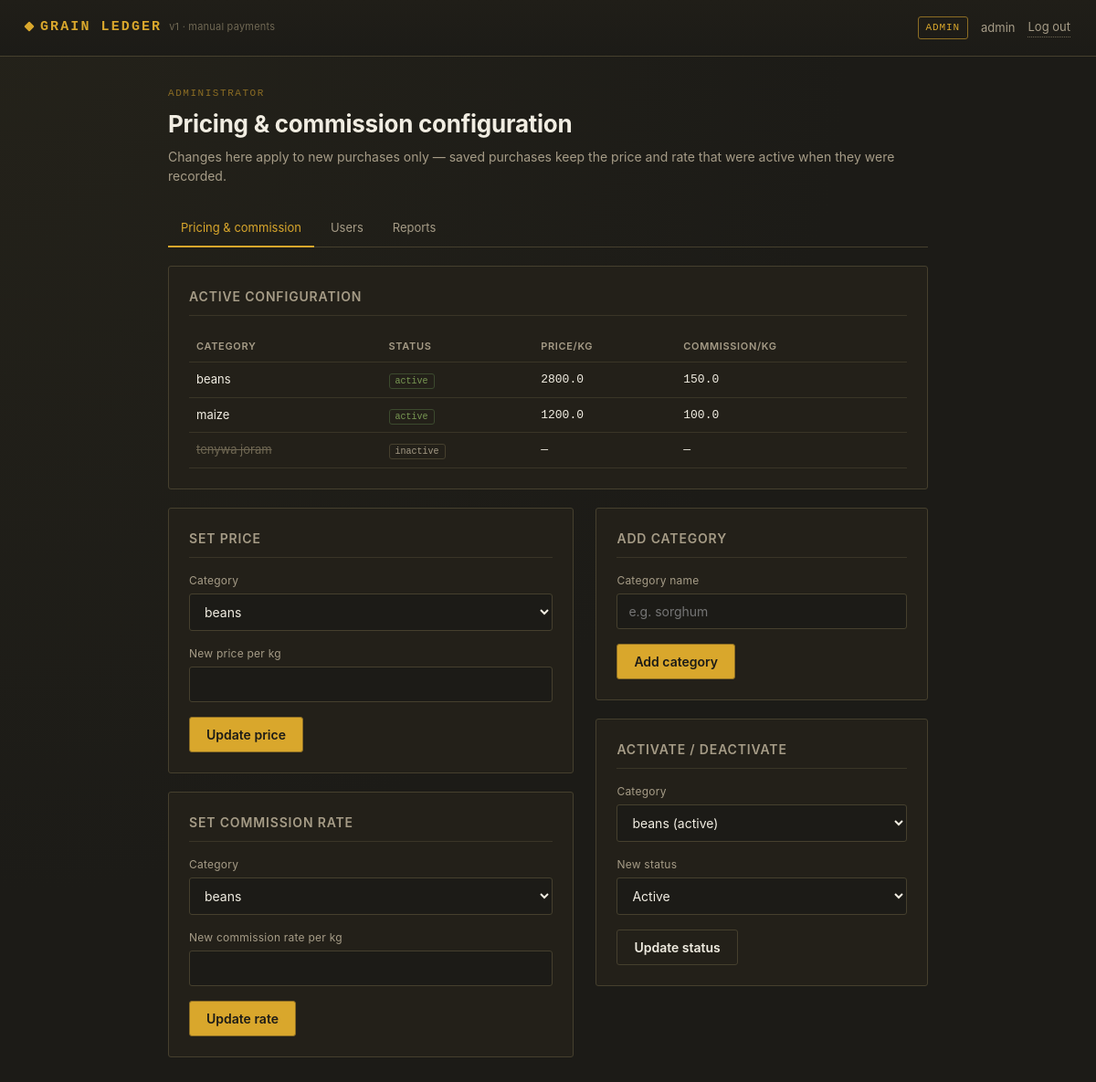
Page /admin (signed in) on the earlier database version.
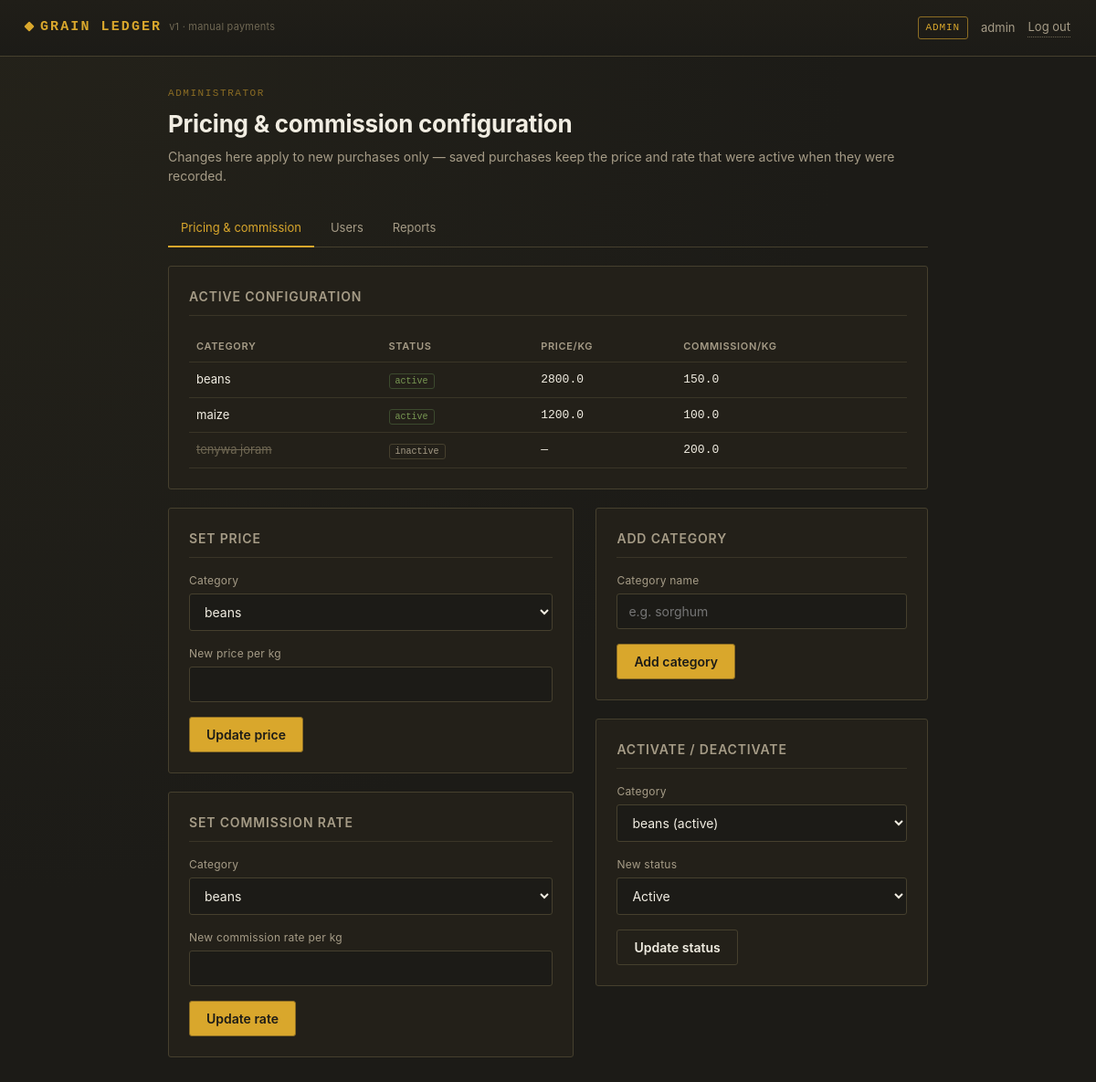
Same page on the later database version.
### tables this page shows
CREATE TABLE grain_prices (
    id INTEGER PRIMARY KEY AUTOINCREMENT,
    category_id INTEGER NOT NULL REFERENCES grain_categories(id),
    price_per_kg REAL NOT NULL CHECK (price_per_kg > 0),
    effective_date TEXT NOT NULL,
    active INTEGER NOT NULL DEFAULT 1
);

CREATE TABLE grain_categories (
    id INTEGER PRIMARY KEY AUTOINCREMENT,
    name TEXT UNIQUE NOT NULL,
    active INTEGER NOT NULL DEFAULT 1
);

CREATE TABLE commission_rates (
    id INTEGER PRIMARY KEY AUTOINCREMENT,
    category_id INTEGER NOT NULL REFERENCES grain_categories(id),
    rate_per_kg REAL NOT NULL CHECK (rate_per_kg > 0),
    effective_date TEXT NOT NULL,
    active INTEGER NOT NULL DEFAULT 1
);

### webapp.py (the view)
@flask_app.route("/admin", endpoint="admin_home")
@login_required("ADMIN")
def admin_home(user):
    config = admin_service.list_active_config()
    categories = admin_service.list_all_categories()
    return render_template("admin.html", config=config, categories=categories)

### app/admin_service.py (called while the page is built)
def list_all_categories(user: CurrentUser | None = None):
    with get_connection() as conn:
        rows = conn.execute(
            "SELECT name, active FROM grain_categories ORDER BY name"
        ).fetchall()
    return [dict(row) for row in rows]

def list_active_config(user: CurrentUser | None = None):
    with get_connection() as conn:
        rows = conn.execute(
            """
            SELECT
                c.name AS category,
                c.active AS category_active,
                p.price_per_kg,
                r.rate_per_kg
            FROM grain_categories c
            LEFT JOIN grain_prices p ON p.category_id = c.id AND p.active = 1
            LEFT JOIN commission_rates r ON r.category_id = c.id AND r.active = 1
            ORDER BY c.name
            """
        ).fetchall()
    return [dict(row) for row in rows]

### app/database.py (called while the page is built)
@contextmanager
def get_connection(db_path: Path = DB_PATH):
    conn = sqlite3.connect(db_path)
    conn.execute("PRAGMA foreign_keys = ON")
    conn.row_factory = sqlite3.Row
    try:
        yield conn
        conn.commit()
    except Exception:
        conn.rollback()
        raise
    finally:
        conn.close()

### web/templates/admin.html (shortened to what this page needs)
{% extends "base.html" %}
{% block content %}
<div class="page-head">
  <p class="eyebrow">Administrator</p>
  <h1>Pricing &amp; commission configuration</h1>
  <p>Changes here apply to new purchases only — saved purchases keep the price and rate that were active when they were recorded.</p>
</div>
<div class="tabs">
  <a href="{{ url_for('admin_home') }}" class="active">Pricing &amp; commission</a>
  <a href="{{ url_for('admin_users') }}">Users</a>
  <a href="{{ url_for('reports_home') }}">Reports</a>
</div>
<section class="panel">
  <h2>Active configuration</h2>
  <table class="config">
    <thead>
      <tr><th>Category</th><th>Status</th><th>Price/kg</th><th>Commission/kg</th></tr>
    </thead>
    <tbody>
      {% for row in config %}
      <tr>
        <td class="{{ '' if row.category_active else 'inactive-name' }}">{{ row.category }}</td>
        <td><span class="tag {{ 'active' if row.category_active else '' }}">{{ 'active' if row.category_active else 'inactive' }}</span></td>
        <td class="num">{{ row.price_per_kg if row.price_per_kg is not none else '—' }}</td>
        <td class="num">{{ row.rate_per_kg if row.rate_per_kg is not none else '—' }}</td>
      </tr>
      {% endfor %}
    </tbody>
  </table>
</section>
<div class="grid-2">
  <div>
    <section class="panel">
      <h2>Set price</h2>
      <form method="post" action="{{ url_for('admin_set_price') }}">
        <div class="field">
          <label for="price_category">Category</label>
          <select id="price_category" name="category" required>
            {% for c in categories %}<option value="{{ c.name }}">{{ c.name }}</option>{% endfor %}
          </select>
        </div>
        <div class="field">
          <label for="price_value">New price per kg</label>
          <input type="number" step="0.01" min="0.01" id="price_value" name="price_per_kg" required>
        </div>
        <button type="submit">Update price</button>
      </form>
    </section>
    <section class="panel">
      <h2>Set commission rate</h2>
      <form method="post" action="{{ url_for('admin_set_commission') }}">
        <div class="field">
          <label for="rate_category">Category</label>
          <select id="rate_category" name="category" required>
            {% for c in categories %}<option value="{{ c.name }}">{{ c.name }}</option>{% endfor %}
          </select>
        </div>
        <div class="field">
          <label for="rate_value">New commission rate per kg</label>
          <input type="number" step="0.01" min="0.01" id="rate_value" name="rate_per_kg" required>
        </div>
        <button type="submit">Update rate</button>
      </form>
    </section>
  </div>
  <div>
    <section class="panel">
      <h2>Add category</h2>
      <form method="post" action="{{ url_for('admin_add_category') }}">
        <div class="field">
          <label for="new_category">Category name</label>
          <input type="text" id="new_category" name="name" placeholder="e.g. sorghum" required>
        </div>
        <button type="submit">Add category</button>
      </form>
    </section>
    <section class="panel">
      <h2>Activate / deactivate</h2>
      <form method="post" action="{{ url_for('admin_toggle_category') }}">
        <div class="field">
          <label for="toggle_category">Category</label>
          <select id="toggle_category" name="category" required>
            {% for c in categories %}<option value="{{ c.name }}">{{ c.name }} ({{ 'active' if c.active else 'inactive' }})</option>{% endfor %}
          </select>
        </div>
        <div class="field">
          <label for="toggle_state">New status</label>
          <select id="toggle_state" name="active" required>
            <option value="1">Active</option>
          </select>
        </div>
        <button type="submit" class="secondary">Update status</button>
      </form>
    </section>
  </div>
</div>
{% endblock %}

Differences in the rows shown:
no longer on one of the page's lists (row unchanged): grain_categories: category "tenywa joram", active "inactive"
added commission_rates: category "tenywa joram", {{ 'active' if row.category_active else 'inactive' }} "inactive", price_per_kg "—", rate_per_kg "200.0"
